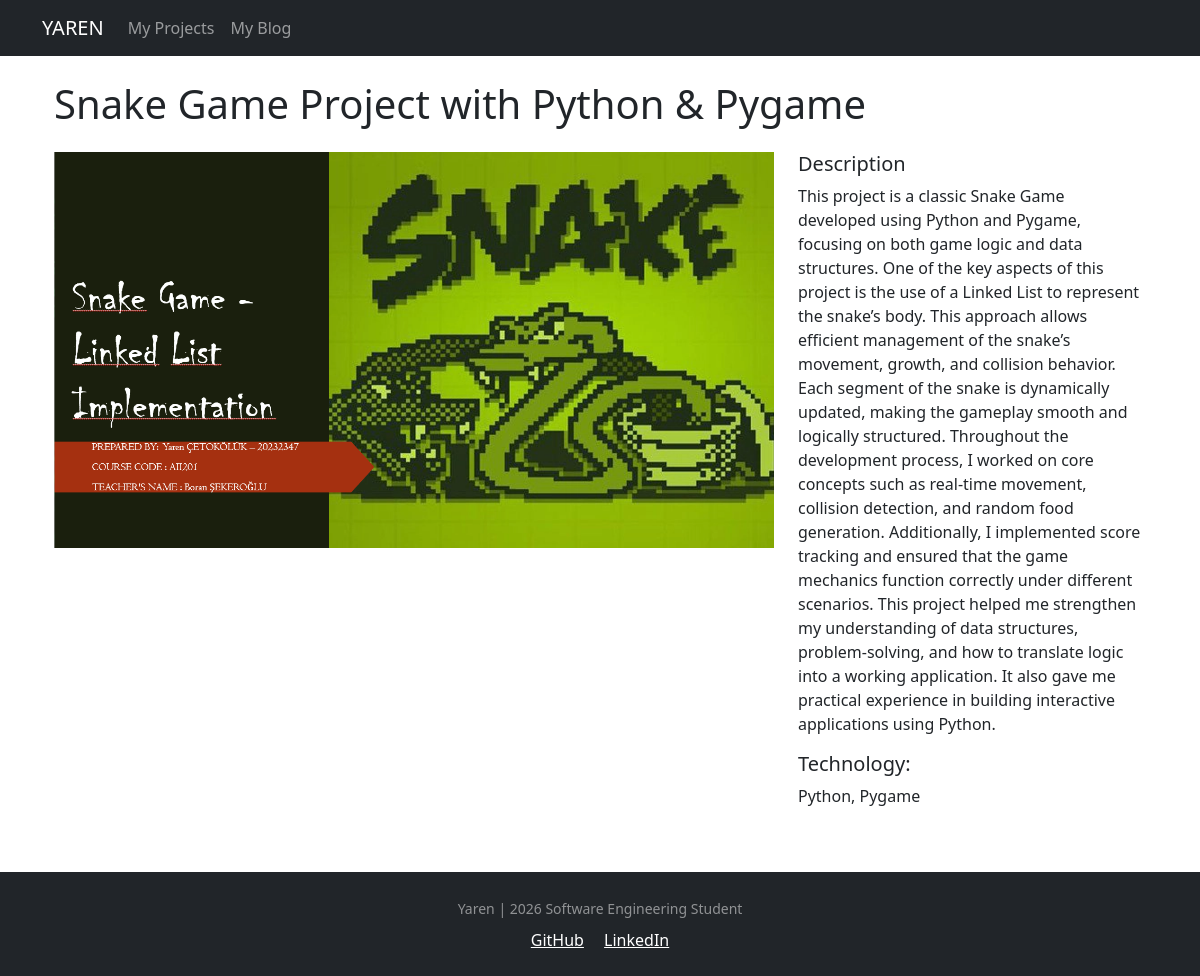
/projects/1/, run on the app's committed database.
### projects/models.py (models this page shows, shortened)
class Project(models.Model):
    title =models.CharField(max_length = 100)
    description = models.TextField()
    technology = models.CharField(max_length = 100)
    image =  models.ImageField(upload_to = 'projects_images/')

### projects/views.py (the view)
# urls.py: path('<int:pk>/', views.project_detail, name='project_detail'),
def project_detail(request, pk):
    project = Project.objects.get(pk = pk)
    context = {
        'project' : project
    }
    return render(request, 'projects/project_detail.html', context)

### projects/templates/projects/project_detail.html
{% extends "base.html" %}
{% block page_content %}
<div class="container">
    <h1 class="my-4">{{ project.title }}</h1>
    <div class="row">
        <div class="col-md-8">
            <img src="{{ project.image.url }}" alt="" class="img-fluid">
        </div>
        <div class="col-md-4">
            <h5>Description</h5>
            <p>{{ project.description }}</p>
            <h5>Technology:</h5>
            <p>{{ project.technology }}</p>
        </div>
    </div>
</div>
{% endblock %}

### data on the page
Project: title "Snake Game Project with Python & Pygame", image (picture), description "This project is a classic Snake Game developed using Python and Pygame, focusing on both game logic and data structures. One of the key aspects of this project is the use of a Linked List to represent the snake’s body. This approach allows efficient management of the snake’s movement, growth, and collision behavior. Each segment of the snake is dynamically updated, making the gameplay smooth and logically structured. Throughout the development process, I worked on core concepts such as real-time movement, collision detection, and random food generation. Additionally, I implemented score tracking and ensured that the game mechanics function correctly under different scenarios. This project…", technology "Python, Pygame"
